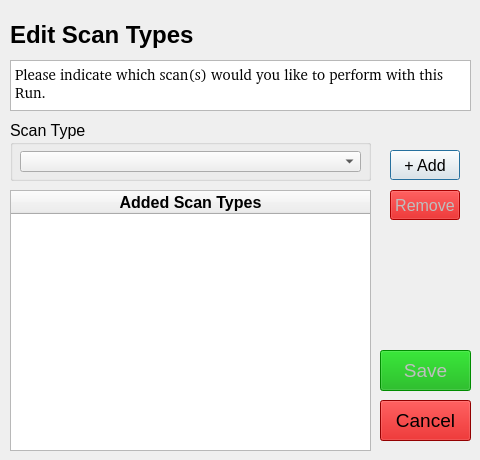
<?xml version="1.0" encoding="UTF-8"?>
<ui version="4.0">
 <class>EditScanTypes</class>
 <widget class="QDialog" name="EditScanTypes">
  <property name="geometry">
   <rect>
    <x>0</x>
    <y>0</y>
    <width>480</width>
    <height>460</height>
   </rect>
  </property>
  <property name="windowTitle">
   <string>Edit Scan Types</string>
  </property>
  <widget class="QPushButton" name="scanType_add_pushButton">
   <property name="geometry">
    <rect>
     <x>390</x>
     <y>150</y>
     <width>70</width>
     <height>30</height>
    </rect>
   </property>
   <property name="font">
    <font>
     <family>Arial</family>
     <pointsize>12</pointsize>
    </font>
   </property>
   <property name="styleSheet">
    <string notr="true"/>
   </property>
   <property name="text">
    <string>+ Add</string>
   </property>
  </widget>
  <widget class="QLabel" name="configuration_or_label">
   <property name="geometry">
    <rect>
     <x>10</x>
     <y>20</y>
     <width>191</width>
     <height>31</height>
    </rect>
   </property>
   <property name="font">
    <font>
     <family>Arial</family>
     <pointsize>14</pointsize>
     <weight>50</weight>
     <italic>false</italic>
     <bold>false</bold>
    </font>
   </property>
   <property name="text">
    <string>&lt;html&gt;&lt;head/&gt;&lt;body&gt;&lt;p&gt;&lt;span style=&quot; font-size:18pt; font-weight:600;&quot;&gt;Edit Scan Types&lt;/span&gt;&lt;/p&gt;&lt;/body&gt;&lt;/html&gt;</string>
   </property>
  </widget>
  <widget class="QTextEdit" name="textEdit">
   <property name="geometry">
    <rect>
     <x>10</x>
     <y>60</y>
     <width>461</width>
     <height>51</height>
    </rect>
   </property>
   <property name="font">
    <font>
     <family>Bitstream Charter</family>
    </font>
   </property>
   <property name="readOnly">
    <bool>true</bool>
   </property>
   <property name="html">
    <string>&lt;!DOCTYPE HTML PUBLIC &quot;-//W3C//DTD HTML 4.0//EN&quot; &quot;http://www.w3.org/TR/REC-html40/strict.dtd&quot;&gt;
&lt;html&gt;&lt;head&gt;&lt;meta name=&quot;qrichtext&quot; content=&quot;1&quot; /&gt;&lt;style type=&quot;text/css&quot;&gt;
p, li { white-space: pre-wrap; }
&lt;/style&gt;&lt;/head&gt;&lt;body style=&quot; font-family:'Bitstream Charter'; font-size:11pt; font-weight:400; font-style:normal;&quot;&gt;
&lt;p style=&quot; margin-top:0px; margin-bottom:0px; margin-left:0px; margin-right:0px; -qt-block-indent:0; text-indent:0px;&quot;&gt;Please indicate which scan(s) would you like to perform with this Run.&lt;/p&gt;&lt;/body&gt;&lt;/html&gt;</string>
   </property>
  </widget>
  <widget class="QPushButton" name="cancelScanType_pushButton">
   <property name="geometry">
    <rect>
     <x>380</x>
     <y>400</y>
     <width>91</width>
     <height>41</height>
    </rect>
   </property>
   <property name="font">
    <font>
     <family>Arial</family>
     <pointsize>14</pointsize>
    </font>
   </property>
   <property name="styleSheet">
    <string notr="true">background-color: rgb(206, 0, 0);</string>
   </property>
   <property name="text">
    <string>Cancel</string>
   </property>
  </widget>
  <widget class="QPushButton" name="saveScanType_pushButton">
   <property name="enabled">
    <bool>false</bool>
   </property>
   <property name="geometry">
    <rect>
     <x>380</x>
     <y>350</y>
     <width>91</width>
     <height>41</height>
    </rect>
   </property>
   <property name="font">
    <font>
     <family>Arial</family>
     <pointsize>14</pointsize>
    </font>
   </property>
   <property name="styleSheet">
    <string notr="true">background-color: rgb(0, 170, 0);</string>
   </property>
   <property name="text">
    <string>Save</string>
   </property>
  </widget>
  <widget class="QPushButton" name="scanType_remove_pushButton">
   <property name="enabled">
    <bool>false</bool>
   </property>
   <property name="geometry">
    <rect>
     <x>390</x>
     <y>190</y>
     <width>70</width>
     <height>30</height>
    </rect>
   </property>
   <property name="font">
    <font>
     <family>Arial</family>
     <pointsize>12</pointsize>
    </font>
   </property>
   <property name="styleSheet">
    <string notr="true">background-color: rgb(206, 0, 0);</string>
   </property>
   <property name="text">
    <string>Remove</string>
   </property>
  </widget>
  <widget class="QGroupBox" name="scanType_groupBox">
   <property name="geometry">
    <rect>
     <x>10</x>
     <y>120</y>
     <width>361</width>
     <height>61</height>
    </rect>
   </property>
   <property name="font">
    <font>
     <family>Arial</family>
     <pointsize>12</pointsize>
    </font>
   </property>
   <property name="title">
    <string>Scan Type</string>
   </property>
   <widget class="QComboBox" name="scanType_comboBox">
    <property name="geometry">
     <rect>
      <x>10</x>
      <y>31</y>
      <width>341</width>
      <height>21</height>
     </rect>
    </property>
    <property name="font">
     <font>
      <pointsize>14</pointsize>
     </font>
    </property>
   </widget>
  </widget>
  <widget class="QTableWidget" name="tableWidget">
   <property name="geometry">
    <rect>
     <x>10</x>
     <y>190</y>
     <width>361</width>
     <height>261</height>
    </rect>
   </property>
   <attribute name="horizontalHeaderVisible">
    <bool>true</bool>
   </attribute>
   <attribute name="horizontalHeaderCascadingSectionResizes">
    <bool>false</bool>
   </attribute>
   <attribute name="horizontalHeaderDefaultSectionSize">
    <number>100</number>
   </attribute>
   <attribute name="horizontalHeaderStretchLastSection">
    <bool>true</bool>
   </attribute>
   <column>
    <property name="text">
     <string>Added Scan Types</string>
    </property>
    <property name="font">
     <font>
      <pointsize>12</pointsize>
      <weight>75</weight>
      <bold>true</bold>
     </font>
    </property>
    <property name="textAlignment">
     <set>AlignCenter</set>
    </property>
   </column>
  </widget>
 </widget>
 <resources/>
 <connections/>
</ui>
